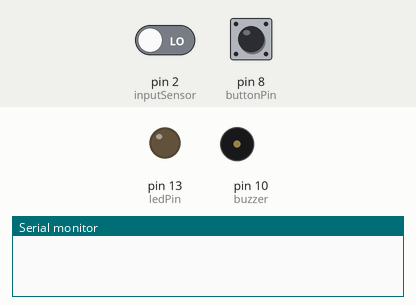
Simulated run of this sketch. Board: Arduino Uno, built with avr-gcc and run on an emulated ATmega328P. On the bench: output pins drawn as LEDs (lit = HIGH), buzzer (waves = sounding), the last lines printed to the serial monitor. Inputs (shaded band) come from the test bench; at power-on: pin 2 (inputSensor) LOW, pin 8 (buttonPin) HIGH. Pins used as bus, display or sensor lines are not drawn.

Above: at 1.4 s.
1.5 s: pin 2 (inputSensor) driven HIGH
At 2.2 s:
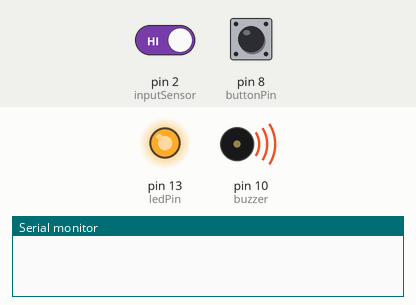
3.0 s: pin 8 (buttonPin) pulled LOW for 0.35 s
At 3.29 s:
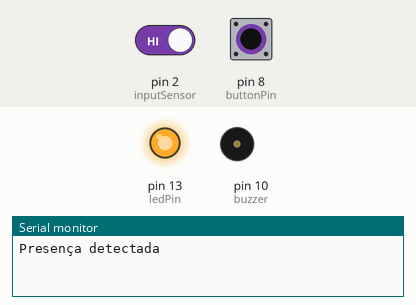
5.0 s: pin 8 (buttonPin) pulled LOW for 3.2 s
Timing chart, 0 to 39.8 s (numbered marks = the images above; inputs shaded):
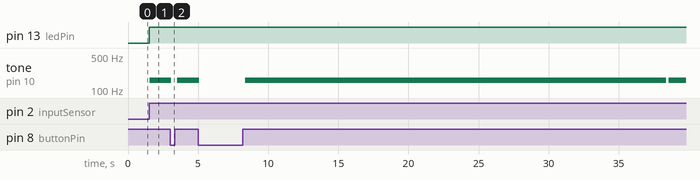

The sketch:

presence-sensor.ino
```cpp
int ledPin = 13;                // definindo pino do led
int inputSensor = 2;               // pino do sensor
int control = LOW;             // we start, assuming no motion detected
int val = 0;                    // variável que vai ler o status do pino
int buzzer = 10;           	// pino do buzzer
int buttonPin = 8;

void setup() {
  pinMode(ledPin, OUTPUT);      // led como output
  pinMode(inputSensor, INPUT);     // sensor como output
  pinMode(buzzer, OUTPUT);		// buzzer como output
  pinMode(buttonPin, INPUT_PULLUP);	// botao como input
  Serial.begin(9600);			// start na porta serial
}

void loop(){
   //tone(buzzer,160,30);

  val = digitalRead(inputSensor);  // le status do sensor

  if (val == HIGH) {            // check se o sinal HIGH("ALTO")
   		digitalWrite(ledPin, HIGH);  // liga o led
    	acionaAlarme(30, 160);          // função que controla o buzzer
  		delay(150);
		Serial.println("Presença detectada"); // imprime no monitor serial
  } else {                           // se não:
      digitalWrite(ledPin, LOW); // led desligado
      acionaAlarme(0, 0);           // função zerada
      delay(300);

  }
}
// duração em s, frequência em Hz
void acionaAlarme(long duration, int freq) {

    duration *= 1000000;            //definição de variaveis
    int period = (1.0 / freq) * 1000000;
    long time = 0;
    while ((time < duration) && digitalRead(buttonPin) == HIGH) { // condições pra funcionar (incluindo botão)
        digitalWrite(buzzer,HIGH); // aciona buzzer
        delayMicroseconds(period / 2);
        digitalWrite(buzzer, LOW);
        delayMicroseconds(period / 2);
        time += (period); //incrementação do tempo
    }
}
```

Measured:
- after the input at 1.5 s, pin 13 (ledPin): LOW → HIGH at once; tone on pin 10 (buzzer): silent → 160 Hz after 0.05 s
- after the input at 3.0 s, tone on pin 10 (buzzer): 160 Hz → silent after 0.07 s, → 159 Hz 0.43 s later
